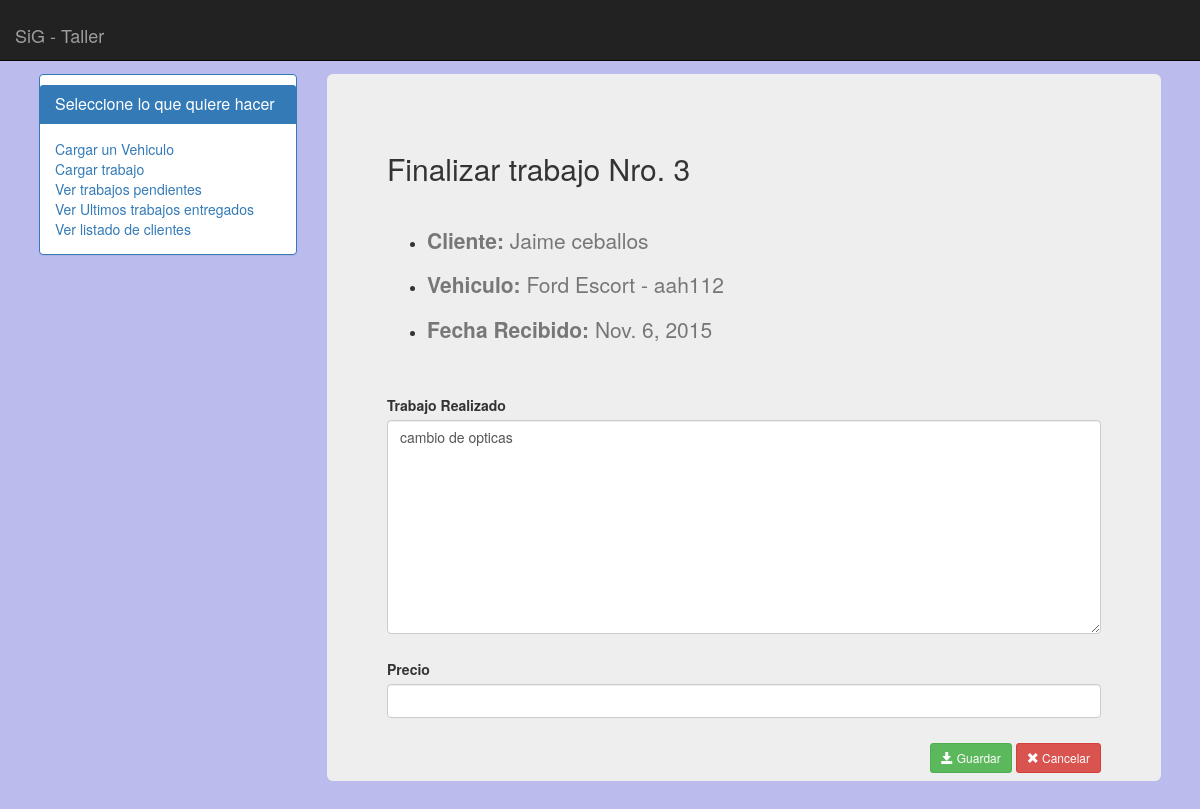
The page /gestion/finalizar_trabajo/3/ on the database its author committed.
### apps/gestion/models.py (models this page shows, shortened)
class Trabajo(models.Model):
	vehiculo 			= models.ForeignKey(Vehiculo,related_name='trabajos_realizados')
	fecha_ingreso 		= models.DateField(null=True)
	fecha_entrega		= models.DateField(null=True)
	km_ingreso			= models.IntegerField(null=True)
	descripcion			= models.CharField(max_length=250,null=True)
	estado 				= models.IntegerField()
	precio 				= models.DecimalField(max_digits=10,decimal_places=2,null=True)

class Cliente(models.Model):
	nombre					= models.CharField(max_length=100)
	fecha_nacimiento		= models.DateField(default=datetime.date.today,blank=True,null=True)
	telefono_numero 		= models.CharField(max_length=10, null=True)
	direccion				= models.CharField(max_length=100, null=True)
	otro_contacto			= models.CharField(max_length=150, null=True)

class Vehiculo(models.Model):
	tipo_vehiculo	= models.CharField(max_length=20)
	modelo_marca	= models.CharField(max_length=100)
	patente 		= models.CharField(max_length=12,unique=True)
	observaciones	= models.CharField(max_length=100,null=True)
	def __unicode__(self):
		return u'%s - %s' % (self.modelo_marca,self.patente)

### apps/gestion/views.py (the view)
# urls.py: url(r'^finalizar_trabajo/(?P<id>[0-9]+)/$',finalizar_trabajo,name='finalizar_trabajo'),
def finalizar_trabajo(request,id):
	form 		 	= TrabajoForm(instance=Trabajo.objects.get(id=id))
	trabajo 		= Trabajo.objects.get(id=id)
	cliente 		= trabajo.vehiculo.pertenece_a.get(fecha_hasta=None).cliente
	values = {
		'cliente' 	: cliente,
		'form' 		: form,
		'trabajo' 	: trabajo,
	}
	return render_to_response('gestion/finalizar_trabajo.html',values,context_instance = RequestContext(request))

### apps/gestion/forms.py
class TrabajoForm(forms.ModelForm):
	vehiculo 		= forms.ModelChoiceField(widget=forms.Select(attrs={'size':'13'}), queryset= Vehiculo.objects.all())
	km_ingreso 		= forms.CharField(required = False,widget=forms.TextInput(attrs=dict({'class':'form-control','placeholder':'Si es posible ingrese el kilometraje actual.'})))
	descripcion 	= forms.CharField(required = False,widget=forms.Textarea(attrs=dict({'class':'required form-control','placeholder':'Describa el trabajo realizado.'})))
	precio 			= forms.CharField(required = False,widget=forms.TextInput(attrs=dict({'class':'form-control','disabled':'disabled'})))
	class Meta:
		model  	= Trabajo
		exclude = ['fecha_ingreso','fecha_entrega','estado',]

### templates/gestion/finalizar_trabajo.html (shortened to what this page needs)
{% extends 'index.html' %}
{% block cuerpo %}
<div>
	<h2>Finalizar trabajo Nro. {{ trabajo.id }}</h2><hr>
		<ul>
			<li>
				<p class="text-left text-muted lead"><b>Cliente: </b> {{ cliente.nombre|capfirst }}</p>
			</li>
			<li>
				<p class="text-left text-muted lead"><b>Vehiculo: </b> {{ trabajo.vehiculo.modelo_marca }} - {{ trabajo.vehiculo.patente }}</p>
			</li>
			<li>
				<p class="text-left text-muted lead"><b>Fecha Recibido: </b> {{ trabajo.fecha_ingreso }}</p>
			</li>
		</ul>
	<hr>
	<form id="form_finalizar_trabajo" role="form" method="POST" action="{% url 'finaliza' trabajo.id %}">{% csrf_token %}
		<div class="form-group">
			<label for="exampleInputPassword1">
				Trabajo Realizado
			</label>
			{{ form.descripcion }}
		</div>
		<div class="form-group">
			<label for="exampleInputPassword1">
				Precio
			</label>
			{{ form.precio }}<script type="text/javascript">  </script>
		</div>
		<div class="pull-right">
		<button type="submit" class="btn btn-success btn-sm">
			<i class="glyphicon glyphicon-save"></i> Guardar
		</button>
		<a href="{% url 'ver_trabajos' %}" class="btn btn-danger btn-sm"><i class="glyphicon glyphicon-remove"></i> Cancelar</a>
		</div>
	</form>
</div>
{% endblock cuerpo %}

### static/css/styles.css (style rules this page uses)
body { background-color:#bbe; margin:2% 2% 0% 2%; }
div { padding-top: 10px; }

### rows shown on the page
Trabajo: id "3", vehiculo.modelo_marca "Ford Escort", vehiculo.patente "aah112", fecha_ingreso "Nov. 6, 2015", descripcion "cambio de opticas"
Cliente: nombre "Jaime ceballos"
